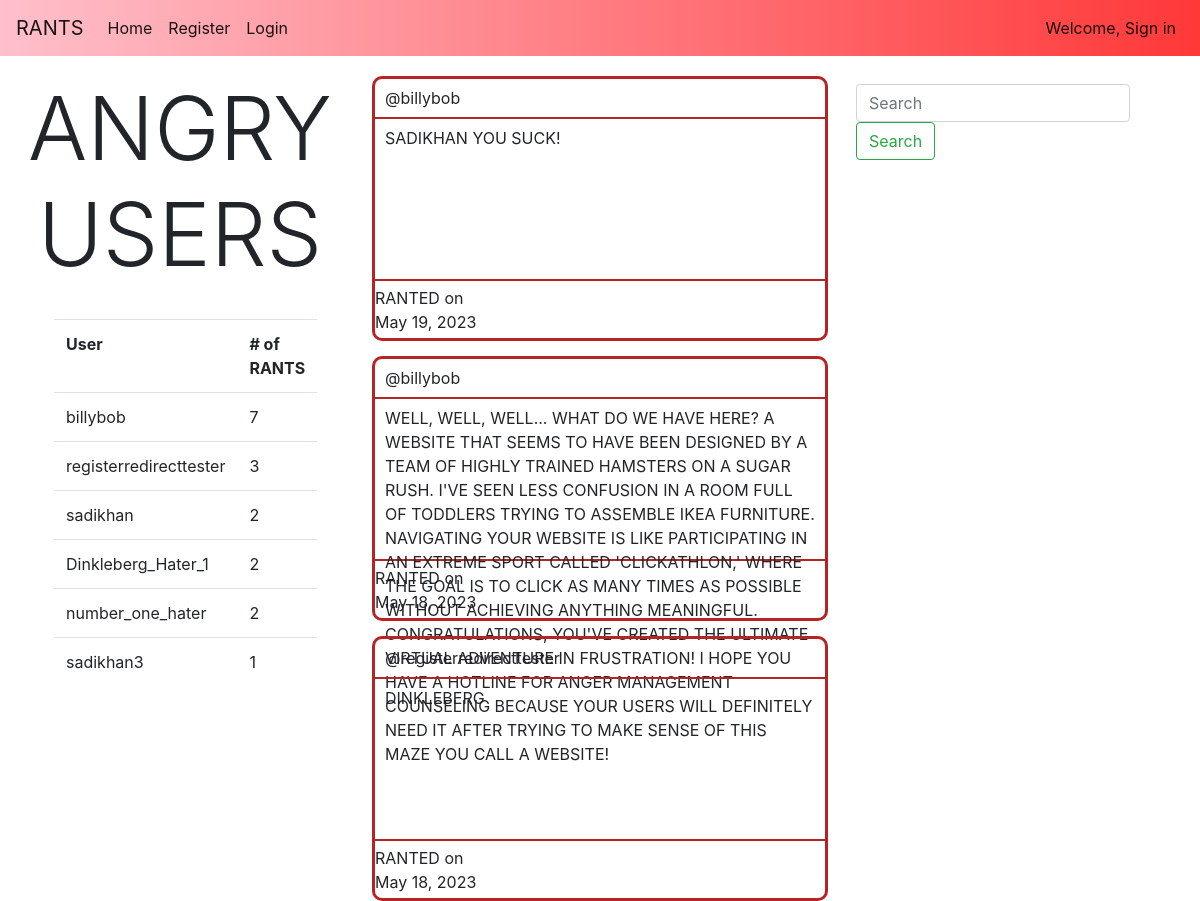
Page /home/ (upper part) on the earlier database version.
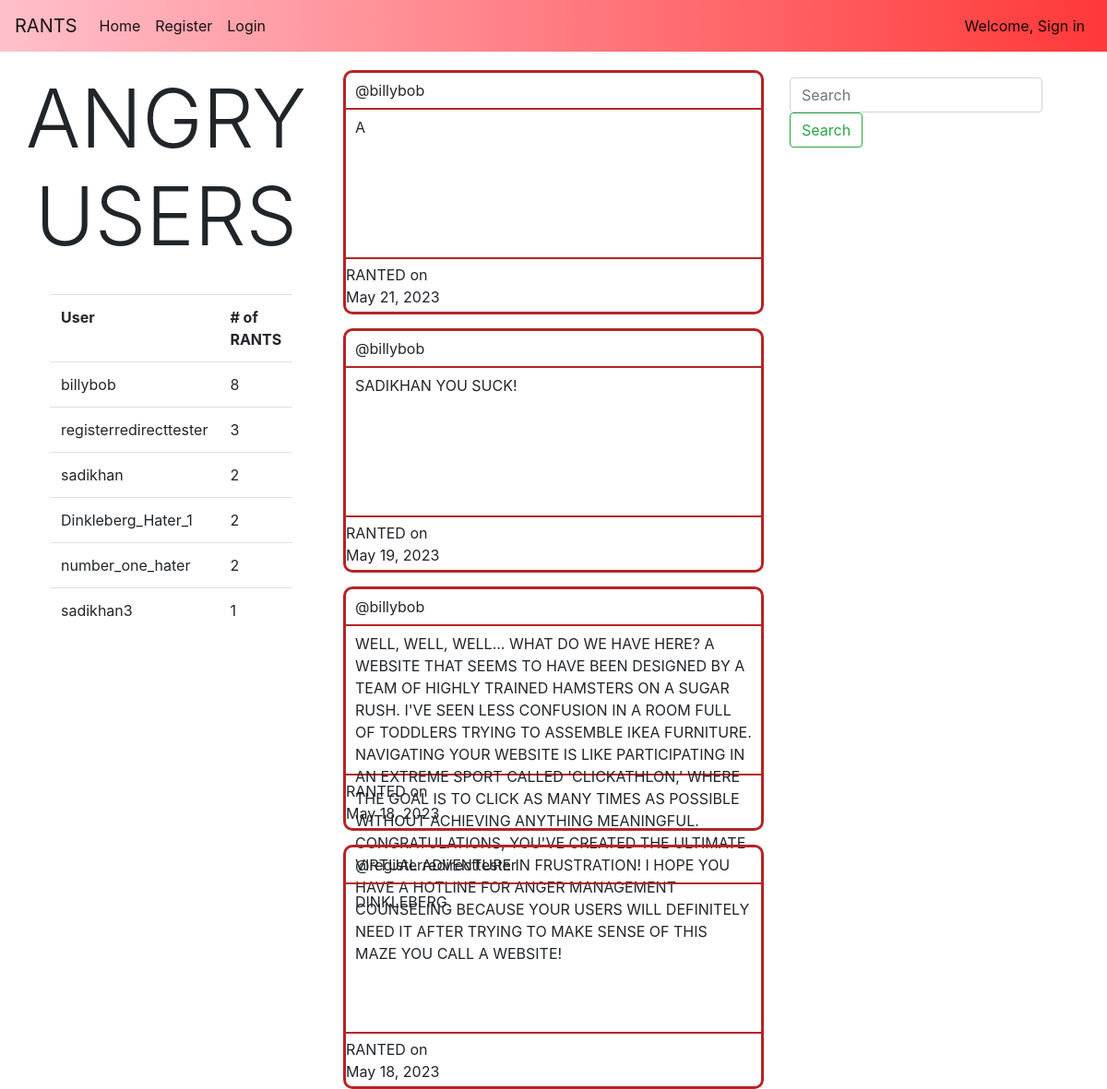
Same page on the later database version.
### main/models.py (models this page shows, shortened)
class userRants(models.Model):
    username = models.ForeignKey(User, on_delete=models.CASCADE)
    rantText = models.CharField(max_length=750)
    rantDate = models.DateField(auto_now_add=True)

### main/views.py (the view, shortened to what this page needs)
# urls.py: path("home/", views.home, name="home"),
def home(response):
    userInfo = response.user
    rants = userRants.objects.all()
    users = User.objects.all()
    userRantsinDictionary = {}
    for user in users:
        userRantsinDictionary[user.username] = userRants.objects.filter(username_id=user.id).count()
    sortedUserRantsInDictionary = dict(sorted(userRantsinDictionary.items(), key=lambda x:x[1], reverse=True))
    print(response.POST)
    listOfFollowedUsers =  list(userFollowing.objects.filter(username=userInfo.id).values_list('followingList', flat=True))
    return render(response, "main/home.html", {"userInfo":userInfo, "userRants":rants, "userRantsinDictionary":sortedUserRantsInDictionary, "users":users, "listOfFollowedUsers":listOfFollowedUsers})

### main/templates/main/home.html (shortened to what this page needs)
{% extends 'main/base.html'%}
{% block content%}
<div class="columnContainer">
   <div class="shortBar">
      <div class="listBarContainer">
         <h1 class="shortBarHeader display-2">ANGRY USERS</h1>
      </div>
      <br>
      <div class="listUsers">
         <table class="table">
            <tr>
               <th scope="row">User</th>
               <th># of RANTS</th>
            </tr>
            {% for key, value in userRantsinDictionary.items %}
               {% if value > 0 %}
                  <tr>
                     <td>{{key}}</td>
                     <td>{{value}}</td>
                  </tr>
               {% endif %}
            {% endfor %}
         </table>
      </div>
   </div>
   <div class="middleBar">
      {% if not searchedRants %}
         {% for rant in userRants reversed %}
            <div class="middleBarContainer">
               <div class="rantHeader">
                  <div class="rantHeaderText">
                     <p>@{{rant.username}}</p>
                  </div>
               </div>
               <div class="rantBody">
                  <div class="rantBodyText">
                     {{rant.rantText}}
                  </div>
               </div>
               <div class="rantFooter">
                  <div class="rantDate">RANTED on {{rant.rantDate}}</div>
               </div>
            </div>
         {% endfor %}
      {% endif %}
   </div>
   <div class="shortBar">
      <nav class="navbar navbar-light bg-white">
         <form method="POST" class="form-inline">
           <input name="searchBar" class="form-control mr-sm-2" type="search" placeholder="Search" aria-label="Search">
           <button class="btn btn-outline-success my-2 my-sm-0" type="submit">Search</button>
         </form>
       </nav>
   </div>
</div>
{% endblock %}

### main/templates/main/base.html (shortened to what this page needs)
{% load static %}
<!doctype html>
<html>
<head>
    <link rel="stylesheet" href="https://cdn.jsdelivr.net/npm/bootstrap@4.0.0/dist/css/bootstrap.min.css">
    <link rel="stylesheet" href="{% static 'css/styles.css' %}">
</head>
<body>
    <nav class="navbar navbar-expand-lg navbar-light bg-light navbarGradient">
        <a class="navbar-brand" href="/">RANTS</a>
        <div class="collapse navbar-collapse" id="navbarSupportedContent">
            <ul class="navbar-nav w-100">
                <li class="nav-item active">
                    <a class="nav-link" href="/home">Home<span class="sr-only">(current)</span></a>
                </li>
                <li class="nav-item active">
                    {% if userInfo.is_authenticated %}
                        <a class="nav-link" href="/{{user.id}}">Your RANTS<span class="sr-only">(current)</span></a>
                    {% else %}
                        <a class="nav-link" href="/register">Register</a>
                    {% endif %}
                </li>
                <li class="nav-item active">
                    {% if userInfo.is_authenticated %}
                        <a class="nav-link" href="/logout">Logout<span class="sr-only">(current)</span></a>
                    {% else %}
                        <a class="nav-link" href="/login">Login<span class="sr-only">(current)</span></a>
                    {% endif %}
                </li>
                <li class="nav-item active ml-auto">
                    {% if userInfo.is_authenticated %}
                        <a class="nav-link" >Welcome, {{userInfo.username}}<span class="sr-only">(current)</span></a>
                    {% else %}
                        <a class="nav-link" href="/login">Welcome, Sign in<span class="sr-only">(current)</span></a>
                    {% endif %}
                </li>
            </ul>
        </div>
    </nav>
    <div id="content" name="content">
            {% block content%}
            {% endblock %}
    </div>
</body>
</html>

### main/static/css/styles.css (style rules this page uses)
.columnContainer { float: left; width: 100%; }
.shortBar { height: 100%; width: 30%; float: left; position: sticky; top: 20px; }
.middleBar { height: 100%; width: 40%; float: left; }
.columnContainer { padding-top: 20px; }
.navbarGradient { background-image: linear-gradient(to right, pink, #ff3838) }
.middleBarContainer { height: 265px; width: 95%; border: solid #B52525; border-style: solid; border-radius: 10px; margin: auto; margin-bottom: 15px; position: relative; }
.rantHeader { border-style: none none solid none; border-width: 2px; border-color: #B52525; height: 40px; width: 100%; display: flex; }
.rantHeaderText { display: flex; width: min-content; height: 100%; padding-left: 10px; }
.rantHeaderText > p { margin: auto; }
.rantBody { display: block; height: 160px; }
.rantBodyText { padding: 7px 10px; width: 100%; }
.rantDate { width: 23%; height: 100%; display: flex; justify-content: center; align-items: center; }
.rantFooter { display: flex; border-top: 2px solid #B52525; height: 60px; width: 100%; }
.shortBarHeader { text-align: center; }
.listUsers { width: 70%; height: auto; margin: auto; }

Differences in the rows shown:
added userRants: username "billybob", rantText "A", rantDate "May 21, 2023"
Other differences:
new list line: "billybob"
new list line: "8"
list line gone: "billybob"
list line gone: "7"
